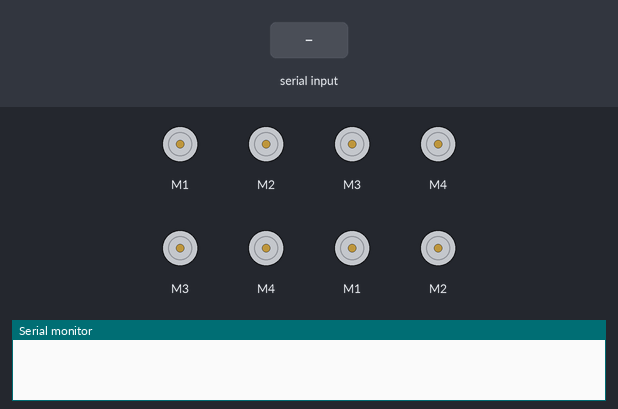
Simulated run of this sketch. Board: Arduino Uno, built with avr-gcc and run on an emulated ATmega328P. Parts: 8 × DC motor (green arrow = forward, orange = backward, longer = faster), the last lines printed to the serial monitor. The inputs (shaded band) are chosen by the test bench.

Above: at 1.2 s.
1.3 s: "W" received over Serial
At 2.0 s:
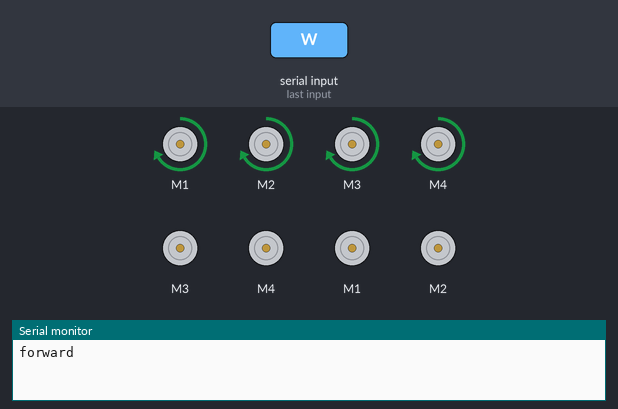
2.8 s: "S" received over Serial
At 3.1 s:
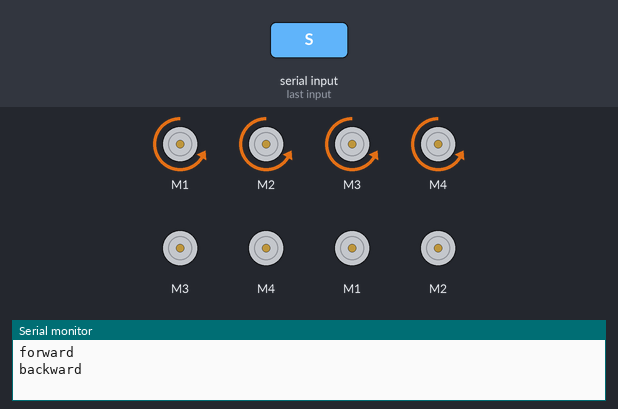
4.3 s: "A" received over Serial
5.8 s: "D" received over Serial
7.3 s: "Q" received over Serial
At 7.8 s:
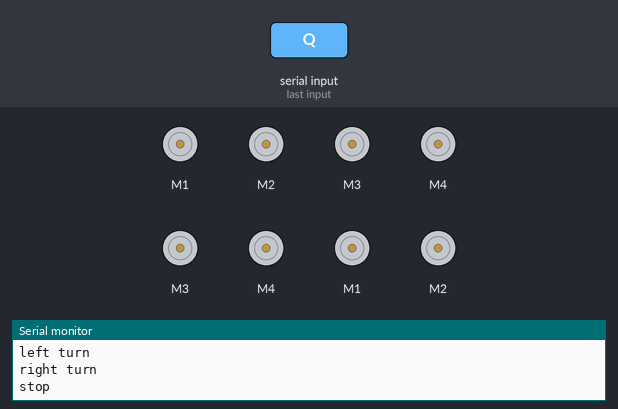
8.8 s: "W" received over Serial
At 10.1 s:
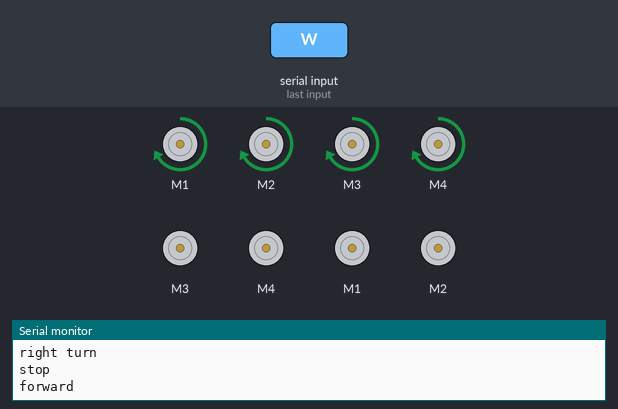
Timing chart, 0 to 11.3 s (numbered marks = the images above; inputs shaded):
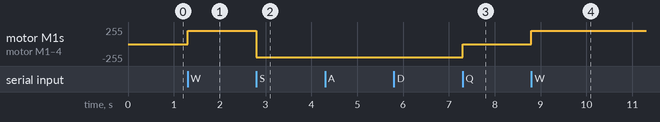

Measured:
- after the input at 1.3 s, motor M1–4: stopped → forward 200/255 at once
- after the input at 2.8 s, motor M1–4: forward 200/255 → backward 200/255 at once
- after the input at 7.3 s, motor M1–4: backward 200/255 → stopped at once
- after the input at 8.8 s, motor M1–4: stopped → forward 200/255 at once

The sketch:

MotorSerialControl.ino
```cpp
// (licence header left out)
#include <AFMotor.h>

AF_DCMotor motor1(1); // front left
AF_DCMotor motor2(2); // rear left
AF_DCMotor motor3(3); // rear right
AF_DCMotor motor4(4); // front right
const int NM = 4;
AF_DCMotor motors[NM] = { motor1, motor2, motor3, motor4 };
int incomingByte;

void clearMotors() {
  uint8_t i;
  for (i = 0; i < NM; i++) {
    motors[i].setSpeed(200);
    motors[i].run(RELEASE);
  }
}

void setup() {
  Serial.begin(9600);           // set up Serial library at 9600 bps

  clearMotors();
}

void loop() {
  uint8_t i;
  if (Serial.available() > 0) {
    // read the oldest byte in the serial buffer:
    incomingByte = Serial.read();
    if (incomingByte == 'W') {
      Serial.print("forward\n");
      for (i = 0; i < NM; i++) {
        motors[i].run(FORWARD);
      }
    } else if (incomingByte == 'S') {
      Serial.print("backward\n");
      for (i = 0; i < NM; i++) {
        motors[i].run(BACKWARD);
      }
    } else if (incomingByte == 'A') {
      Serial.print("left turn\n");
      motor3.run(FORWARD);
      motor4.run(FORWARD);
    } else if (incomingByte == 'D') {
      Serial.print("right turn\n");
      motor1.run(FORWARD);
      motor2.run(FORWARD);
    } else if (incomingByte == 'Q') {
      Serial.print("stop\n");
      for (i = 0; i < NM; i++) {
        motors[i].run(RELEASE);
      }
    }
  }
}
```
